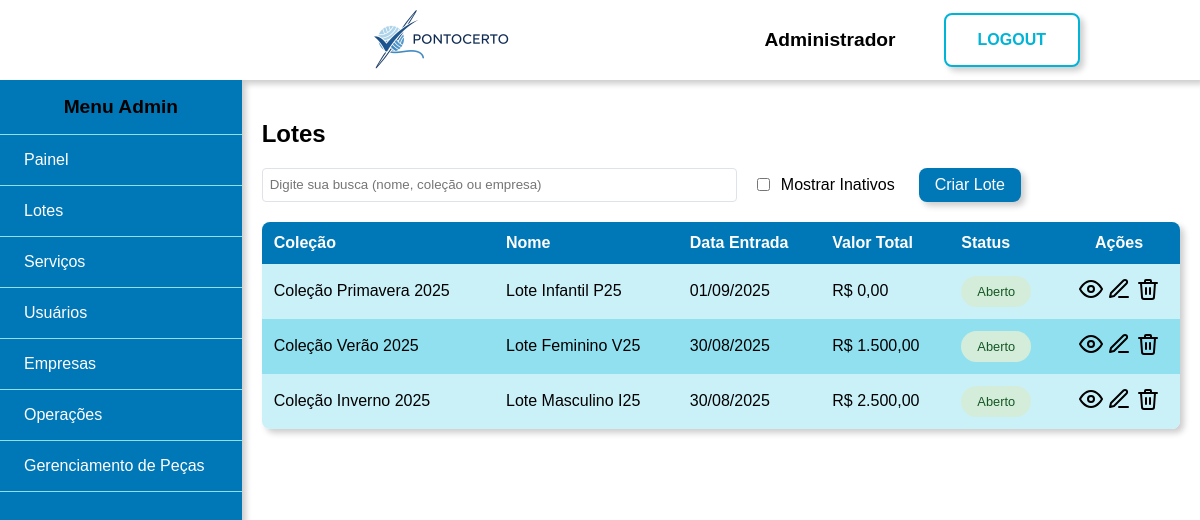
/admin/lotes (signed in), run on the app's committed database.
### tables this page shows
CREATE TABLE usuarios (
    id int PRIMARY KEY AUTO_INCREMENT,
    tipo enum('admin', 'costureira') NOT NULL DEFAULT 'costureira',
    nome varchar(50) NOT NULL,
    cpf varchar(11) NOT NULL UNIQUE,
    email varchar(250) NOT NULL UNIQUE,
    telefone varchar(11) NOT NULL,
    cep varchar(8) NOT NULL,
    logradouro varchar(250),
    complemento varchar(50),
    cidade varchar(100),
    tipo_chave_pix enum('cpf', 'cnpj', 'email', 'telefone', 'aleatoria') DEFAULT 'cpf',
    chave_pix varchar(250),
    senha varchar(255) NOT NULL,
    banco int NULL DEFAULT 0,
    agencia INT NULL DEFAULT 0,
    conta INT NULL DEFAULT 0,
    especialidade_id INT NOT NULL DEFAULT 2,
    ativo TINYINT DEFAULT 1,
    created_at TIMESTAMP DEFAULT CURRENT_TIMESTAMP,
    updated_at TIMESTAMP DEFAULT CURRENT_TIMESTAMP ON UPDATE CURRENT_TIMESTAMP
 );

CREATE TABLE lotes (
    id INT PRIMARY KEY AUTO_INCREMENT,
    empresa_id VARCHAR(50) NOT NULL,
    colecao VARCHAR(100) NOT NULL,
    nome VARCHAR(100) NOT NULL,
    observacao TEXT,
    data_entrada DATE NOT NULL,
    data_entrega DATE,
    valor_total DECIMAL(12, 2) DEFAULT 0.00,
    status ENUM('Aberto', 'Entregue', 'Cancelado') DEFAULT 'Aberto',
    anexos VARCHAR(500),
    ativo TINYINT DEFAULT 1,
    created_at TIMESTAMP DEFAULT CURRENT_TIMESTAMP,
    updated_at TIMESTAMP DEFAULT CURRENT_TIMESTAMP ON UPDATE CURRENT_TIMESTAMP
);

### views/admin/lotes.php (the view, shortened to what the rows shown need)
<div class="conteudo flex">
    <div class="conteudo-tabela">
    <h2>Lotes</h2>
        <div class="tabela">
            <table cellspacing='0' class="redondinho shadow filter" >
                <thead>
                    <tr>
                        <th class="ae">Coleção</th>
                        <th class="ae">Nome</th>
                        <th class="ae">Data Entrada</th>
                        <th class="ae">Valor Total</th>
                        <th class="ae">Status</th>
                        <th class="ac">Ações</th>
                    </tr>
                </thead>
                <tbody>
                    <?php if (empty($listaLotes)): ?>
                        <tr>
                            <td colspan="8" class="ac">Nenhum lote encontrado</td>
                        </tr>
                    <?php else: ?>
                        <?php foreach ($listaLotes as $lote): ?>
                            <tr class="linha-filter" data-ativo="<?= $lote['ativo'] ? '1' : '0' ?>">
                                <td class="ae"><?= htmlspecialchars($lote['colecao']) ?></td>
                                <td class="ae"><?= htmlspecialchars($lote['nome']) ?></td>
                                <td class="ae"><?= date('d/m/Y', strtotime($lote['data_entrada'])) ?></td>
                                <td class="ae">R$ <?= number_format($lote['valor_total'], 2, ',', '.') ?></td>
                                <td class="ae">
                                    <span class="status-badge <?= match($lote['status']) {
                                        'Aberto'    => 'active',
                                        'Entregue'  => 'completed',
                                        'Cancelado' => 'inactive',
                                    } ?>">
                                        <?= htmlspecialchars($lote['status']) ?>
                                    </span>
                                </td>
                                <td class="ac">
                                    <a href="<?= BASE_URL ?>admin/visualizar-lote?id=<?= $lote['id'] ?>" title="Visualizar">
                                        <img class="icone" src="<?= ASSETS_URL ?>icones/visualizar.svg" alt="visualizar">
                                    </a>
                                    <a href="<?= BASE_URL ?>admin/editar-lote?id=<?= $lote['id'] ?>" title="Editar lote">                                        <img class="icone" src="<?= ASSETS_URL ?>icones/editar.svg" alt="Editar lote">
                                    </a>
                                    <?php if ($lote['status'] === 'Aberto'): ?>
                                        <a href="<?= BASE_URL ?>admin/remover-lote?id=<?= $lote['id'] ?>"
                                           onclick="return confirm('Tem certeza que deseja remover este lote?')"
                                           title="Remover Lote">
                                            <img class="icone" src="<?= ASSETS_URL ?>icones/remover.svg" alt="remover">
                                        </a>
                                    <?php else: ?>
                                        <span class="icone-disabled" title="Lote não pode ser removido">
                                            <img class="icone" src="<?= ASSETS_URL ?>icones/remover.svg" alt="remover" style="opacity: 0.3;">
                                        </span>
                                    <?php endif; ?>
                                </td>
                            </tr>
                        <?php endforeach; ?>
                    <?php endif; ?>
                </tbody>
            </table>
        </div>
    </div>
</div>

### views/shared/header.php (shortened to what the rows shown need)
<!DOCTYPE html>
<html lang="pt-BR">
<head>
    <link rel="stylesheet" href="<?php echo ASSETS_URL?>css/style.css">
</head>
<body>
    <?php if ($login ?? false): ?>
        <div class="principal azul flex center">
    <?php else: ?>
        <div class="principal">
            <?php if ($usuarioLogado ?? false): ?>
                <div class="topo flex h-center shadow">
                    <a class="imagem-topo" href="<?= $dashboardLink ?>">
                        <img src="<?php echo ASSETS_URL?>img/banner.png" alt="banner">
                    </a>
                    <span class="flex l-gap v-center">
                        <span class="nome-usuario"><?= htmlspecialchars($nomeUsuario) ?></span>
                        <a href="<?= BASE_URL ?>logout" class="botao-grande">LOGOUT</a>
                    </span>
                </div>
            <?php endif; ?>
    <?php endif; ?>

### data on the page
usuarios: nome "Administrador"
lotes: colecao "Coleção Primavera 2025", nome "Lote Infantil P25", data_entrada "01/09/2025", valor_total "0,00", status "Aberto"
lotes: colecao "Coleção Verão 2025", nome "Lote Feminino V25", data_entrada "30/08/2025", valor_total "1.500,00", status "Aberto"
lotes: colecao "Coleção Inverno 2025", nome "Lote Masculino I25", data_entrada "30/08/2025", valor_total "2.500,00", status "Aberto"

### other printed values
$userRole "Admin"
$item['label'] "Painel"
$item['label'] "Lotes"
$item['label'] "Serviços"
$item['label'] "Usuários"
$item['label'] "Empresas"
$item['label'] "Operações"
$item['label'] "Gerenciamento de Peças"
